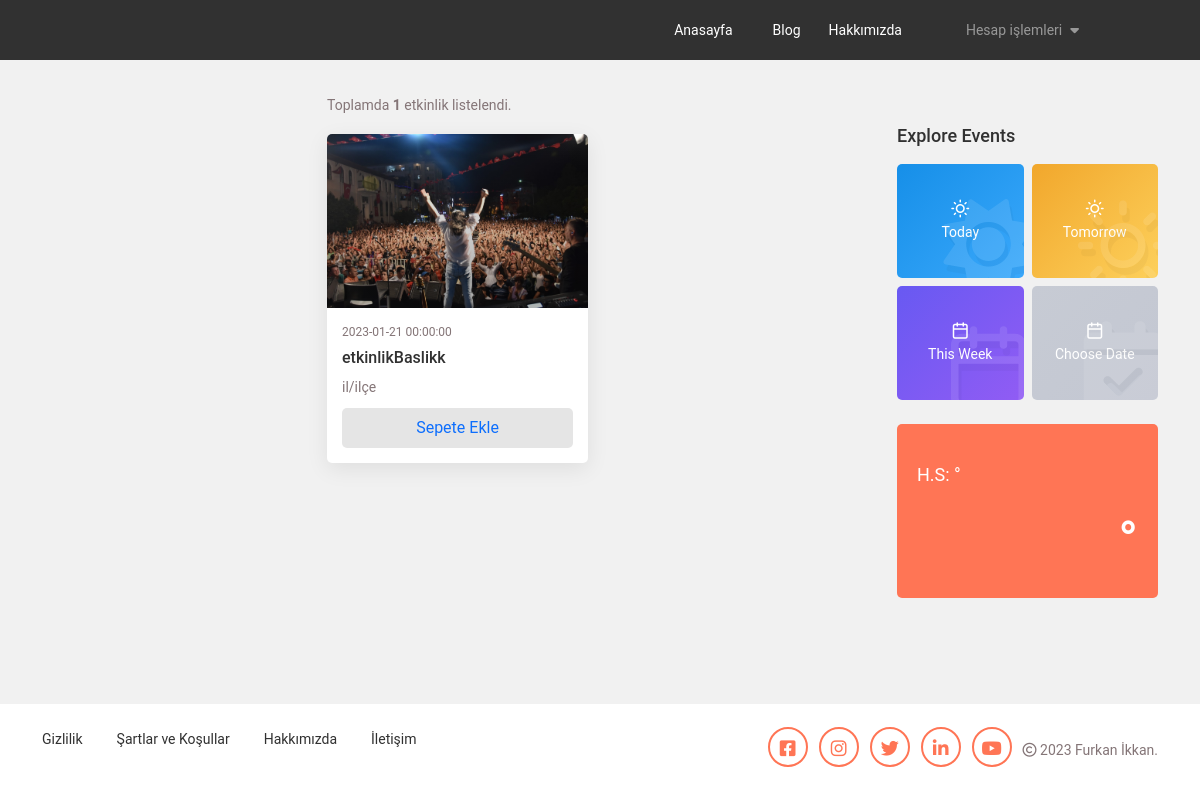
The page /etkinlikler/index.php on the database its author committed.
### tables this page shows
CREATE TABLE `etkinlikler` (
  `etkinlikID` int(11) NOT NULL,
  `sanatciID` int(11) NOT NULL,
  `biletUcret` int(11) NOT NULL,
  `etkinlikImage` varchar(100) NOT NULL,
  `etkinlikBaslik` varchar(100) NOT NULL,
  `icerik` text NOT NULL,
  `adres` varchar(50) NOT NULL,
  `ilce` varchar(50) NOT NULL,
  `il` varchar(50) NOT NULL,
  `tip` enum('Online','Yüz Yüze') NOT NULL,
  `tarih` datetime NOT NULL,
  `maxKisiSayisi` int(255) NOT NULL,
  `olusturulmaTarihi` datetime NOT NULL DEFAULT CURRENT_TIMESTAMP
);

CREATE TABLE `ayarlar` (
  `ayarId` int(1) NOT NULL,
  `ayarSiteBasligi` varchar(100) NOT NULL,
  `ayarSiteAciklama` text NOT NULL,
  `ayarFacebookUsername` varchar(50) NOT NULL,
  `ayarInstagramUsername` varchar(50) NOT NULL,
  `ayarYoutubeUsername` varchar(50) NOT NULL,
  `ayarTwitterUsername` varchar(50) NOT NULL,
  `ayarLinkedinUsername` varchar(50) NOT NULL,
  `ayarTasarlayan` varchar(50) NOT NULL
);

### etkinlikler/index.php (the view, shortened to what this page needs)
<?php include("header.php"); ?>
<main>
    <div class="main-section">
        <div class="container">
            <div class="row">
                <div class="col col-xl-6 order-xl-2 col-lg-12 order-lg-1 col-md-12 col-sm-12 col-12">
                    <div class="center-section">
                        <div class="main-tabs">
                            <div class="tab-content">
                                <div class="tab-pane fade show active" id="tab-top">
                                    <div class="main-posts">
                                        <div class="row">
                                            <p>Toplamda <strong><?php echo $say; ?></strong> etkinlik listelendi.</p>
                                            <?php
                                            foreach($etkinlikler->fetchAll() as $etkinlik){
                                            ?>
                                            <div class="col-md-6">
                                                <div class="event-main-post">
                                                    <div class="main-photo">
                                                        <a href="event_detail_view.php">
                                                            <div class="photo-overlay"></div>
                                                            <img src="images/etkinlik/<?php echo $etkinlik["etkinlikImage"]; ?>"
                                                                alt="">
                                                        </a>
                                                    </div>
                                                    <div class="event-body">
                                                        <span
                                                            class="event-time"><?php echo $etkinlik["tarih"]; ?></span>
                                                        <a href="event_detail_view.php"
                                                            class="event-title"><?php echo $etkinlik["etkinlikBaslik"]; ?></a>
                                                        <span
                                                            class="event-type"><?php echo $etkinlik["il"]; ?>/<?php echo $etkinlik["ilce"]; ?></span>
                                                        <div class="group-btns">
                                                            <button class="interest-btn btn-hover"><i class=""></i><a
                                                                    href="database/biletSatis.php?etkinlikID=<?php echo $etkinlik["etkinlikID"]; ?>">Sepete
                                                                    Ekle</a></button>
                                                        </div>
                                                    </div>
                                                </div>
                                            </div>
                                            <?php } ?>
                                        </div>
                                    </div>
                                </div>
                            </div>
                        </div>
                    </div>
                </div>
                <div class="col col-xl-3 order-xl-1 col-lg-6 order-lg-2 col-md-6 col-sm-12 col-12">
                </div>
                <div class="col col-xl-3 order-xl-3 col-lg-6 order-lg-3 col-md-6 col-sm-12 col-12">
                    <div class="right-side-items mt-0 mt-md-5 mt-lg-5 mt-xl-0">
                        <div class="explore-events">
                            <h4>Explore Events</h4>
                            <div class="explore-events-dt">
                                <div class="row g-2">
                                    <div class="col-6">
                                        <a href="#">
                                            <div class="explore-card light-blue">
                                                <div class="explore-item-1">
                                                    <div class="explore-icon-bg icon-large-1">
                                                        <i class="fas fa-sun"></i>
                                                    </div>
                                                    <div class="explore-content">
                                                        <i class="feather-sun"></i>
                                                        <span>Today</span>
                                                    </div>
                                                </div>
                                            </div>
                                        </a>
                                    </div>
                                    <div class="col-6">
                                        <a href="#">
                                            <div class="explore-card light-yellow">
                                                <div class="explore-item-1">
                                                    <div class="explore-icon-bg icon-large-1">
                                                        <i class="feather-sun"></i>
                                                    </div>
                                                    <div class="explore-content">
                                                        <i class="feather-sun"></i>
                                                        <span>Tomorrow</span>
                                                    </div>
                                                </div>
                                            </div>
                                        </a>
                                    </div>
                                    <div class="col-6">
                                        <a href="#">
                                            <div class="explore-card dark-blue">
                                                <div class="explore-item-1">
                                                    <div class="explore-icon-bg icon-large-1">
                                                        <i class="feather-calendar"></i>
                                                    </div>
                                                    <div class="explore-content">
                                                        <i class="feather-calendar"></i>
                                                        <span>This Week</span>
                                                    </div>
                                                </div>
                                            </div>
                                        </a>
                                    </div>
                                    <div class="col-6">
                                        <a href="#">
                                            <div class="explore-card light-green">
                                                <div class="explore-item-1">
                                                    <div class="explore-icon-bg icon-large-1">
                                                        <i class="fas fa-calendar-check"></i>
                                                    </div>
                                                    <div class="explore-content">
                                                        <i class="feather-calendar"></i>
                                                        <span>Choose Date</span>
                                                    </div>
                                                </div>
                                            </div>
                                        </a>
                                    </div>
                                </div>
                            </div>
                        </div>
                        <?php
                           $weatherApi = file_get_contents("http://api.weatherapi.com/v1/current.json?key=ce71800cf15a4907817204818230301&q=Istanbul&aqi=no");
                           $jsonDecoded = json_decode($weatherApi);
                        ?>
                        <div class="w-weather">
                            <div class="weather-top">
                                <div class="weather-left">
                                    <div class="week-text" style="font-size: 18px;"> H.S:
                                        <?php echo $jsonDecoded->current->feelslike_c; ?>°</div>
                                </div>
                                <div class="weather-right">
                                    <span><?php echo $jsonDecoded->current->temp_c; ?>°</span>
                                </div>
                            </div>
                        </div>
                    </div>
                </div>
            </div>
        </div>
</main>
<?php include("footer.php") ?>

### etkinlikler/footer.php (shortened to what this page needs)
<?php
  require_once("dashboard/Database/baglanti.php");
$ayarlariGetir=$baglanti->prepare("SELECT * FROM ayarlar WHERE ayarId=1");
$ayarlariGetir->execute();
$ayar=$ayarlariGetir->fetch();
 ?>
<footer>
    <div class="container">
        <div class="row">
            <div class="col-lg-6 col-md-12">
                <div class="footer-left">
                    <ul>
                        <li><a href="privacy_policy.php">Gizlilik</a></li>
                        <li><a href="term_conditions.php">Şartlar ve Koşullar</a></li>
                        <li><a href="about.php">Hakkımızda</a></li>
                        <li><a href="contact_us.php">İletişim</a></li>
                    </ul>
                </div>
            </div>
            <div class="col-lg-6 col-md-12">
                <div class="footer-right">
                    <ul class="copyright-text">
                        <li>
                            <div class="social-links">
                                <a href="https://facebook.com/<?php echo $ayar["ayarFacebookUsername"];?>" class="social-link" data-bs-toggle="tooltip" data-bs-placement="top"
                                    title="" data-bs-original-title="Facebook" aria-label="Facebook"><i
                                        class="fab fa-facebook-square"></i></a>
                                <a href="https://instagram.com/<?php echo $ayar["ayarInstagramUsername"];?>" class="social-link" data-bs-toggle="tooltip" data-bs-placement="top"
                                    title="" data-bs-original-title="Instagram" aria-label="Instagram"><i
                                        class="fab fa-instagram"></i></a>
                                <a href="https://twitter.com/<?php echo $ayar["ayarTwitterUsername"];?>" class="social-link" data-bs-toggle="tooltip" data-bs-placement="top"
                                    title="" data-bs-original-title="Twitter" aria-label="Twitter"><i
                                        class="fab fa-twitter"></i></a>
                                <a href="https://linkedin.com/company/<?php echo $ayar["ayarLinkedinUsername"];?>" class="social-link" data-bs-toggle="tooltip" data-bs-placement="top"
                                    title="" data-bs-original-title="LinkedIn" aria-label="LinkedIn"><i
                                        class="fab fa-linkedin-in"></i></a>
                                <a href="https://youtube.com/<?php echo $ayar["ayarYoutubeUsername"];?>" class="social-link" data-bs-toggle="tooltip" data-bs-placement="top"
                                    title="" data-bs-original-title="Youtube" aria-label="Youtube"><i
                                        class="fab fa-youtube"></i></a>
                            </div>
                        </li>
                        <li>
                            <div class="ftr-1"><i class="far fa-copyright"></i> 2023 <?php echo $ayar["ayarTasarlayan"];?>. </div>
                        </li>
                    </ul>
                </div>
            </div>
        </div>
    </div>
</footer>
</body>
</html>

### rows shown on the page
etkinlikler: etkinlikImage (picture), tarih "2023-01-21 00:00:00", etkinlikBaslik "etkinlikBaslikk", il "il", ilce "ilçe"
ayarlar: ayarTasarlayan "Furkan İkkan"

### other values the page prints
$say "1"
